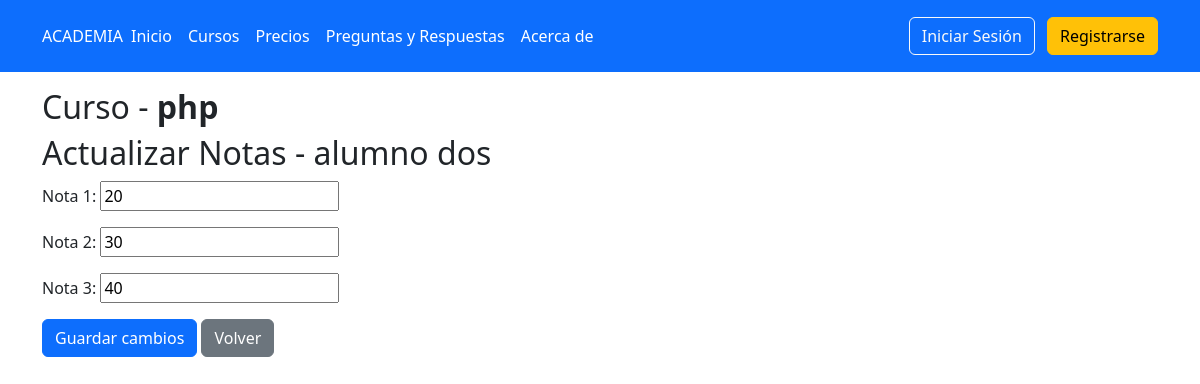
The app's page /courses/update_mark/8 with its own data.
### core/models.py (models this page shows, shortened)
class Course(models.Model):
    STATUS_CHOICE = (
        ('I' , 'En etapa de inscripción'),
        ('P', "En progreso"),
        ('F', 'Finalizado')
    )
    name = models.CharField(max_length=90, verbose_name="Nombre")
    description = models.TextField(blank=True, null=True, verbose_name="Descripción")
    teacher = models.ForeignKey(User, on_delete=models.CASCADE, limit_choices_to={'groups__name': 'profesores'}, verbose_name="Profesor")
    class_quantity = models.PositiveBigIntegerField(default=0, verbose_name="Cantidad de clases")
    status = models.CharField(max_length=1, choices=STATUS_CHOICE, default='I', verbose_name='Estado')
    class Meta:
        verbose_name = "Curso"
        verbose_name_plural = "Cursos"

class Mark(models.Model):
    course = models.ForeignKey(Course, on_delete=models.CASCADE, verbose_name="Cursos")
    student = models.ForeignKey(User, on_delete=models.CASCADE, limit_choices_to={'groups__name': 'estudiantes'}, verbose_name="Estudiante")
    mark_1 = models.PositiveIntegerField(null=True, blank=True, verbose_name="Nota 1")
    mark_2 = models.PositiveIntegerField(null=True, blank=True, verbose_name="Nota 2")
    mark_3 = models.PositiveIntegerField(null=True, blank=True, verbose_name="Nota 3")
    average = models.DecimalField(max_digits=3, decimal_places=1, null=True, blank=True, verbose_name="Promedio")
    class Meta:
        verbose_name = "Nota"
        verbose_name_plural = "Notas"

### core/views.py (the view, shortened to what this page needs)
# urls.py: path('courses/update_mark/<int:mark_id>', UpdateMarkView.as_view(), name='update_mark'),
@add_group_name_to_context
class UpdateMarkView(UpdateView):
    model = Mark
    fields = ['mark_1', 'mark_2', 'mark_3']
    template_name = 'update_mark.html'
    def get_context_data(self, **kwargs):
        context = super().get_context_data(**kwargs)
        mark = self.get_object()
        context['course_name'] = mark.course.name
        return context
    def get_object(self, queryset=None):
        mark_id = self.kwargs['mark_id']
        return get_object_or_404(Mark, id=mark_id)

### core/views.py (called while the page is built, shortened)
def add_group_name_to_context(view_class):
    original_dispatch = view_class.dispatch
    def dispatch(self, request, *arg, **kwargs):
        user = self.request.user
        group = user.groups.first()
        group_name = None
        group_name_singular = None
        color = None
        context = {
            "group_name" : group_name,
            'group_name_singular' : group_name_singular,
            "color" : color
        }
        self.extra_context = context
        return original_dispatch(self, request, *arg, **kwargs)
    view_class.dispatch = dispatch
    return view_class

### templates/update_mark.html (shortened to what this page needs)
{% extends 'base.html' %}
{% block content %}
    <div class="container mt-3">
        <h2>Curso - <strong>{{ course_name }}</strong></h2>
        <h2>Actualizar Notas - {{ object.student.get_full_name }}</h2>
        <form action="" method="post">
            {{ form.as_p }}
            <button class="btn btn-primary" type="submit">Guardar cambios</button>
            <button class="btn btn-secondary" type="button" onclick="goBack()">Volver</button>
        </form>
    </div>
{% endblock %}

### records on screen
Course: name "php"
Mark: student.get_full_name "alumno dos", mark_1 "20", mark_2 "30", mark_3 "40"
